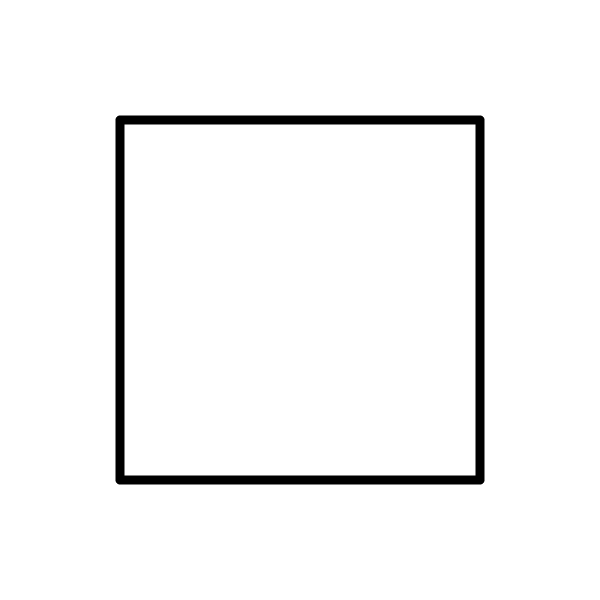
#> input picture img/square_bg.png, 1200 x 1200 px (shown at 1/2 size)
$ python stack_image.py
#> lines starting #> are read from the running program, lines starting #| are printed output that depends on the picture
from PIL import Image

square_image = Image.open('img/square_bg.png')
#> square_image is the input picture: PIL image 1200x1200 RGBA; mean R, G, B, A 0, 0, 0, 9.2
circle_image = Image.open('img/circle_bg.png').convert('RGBA')
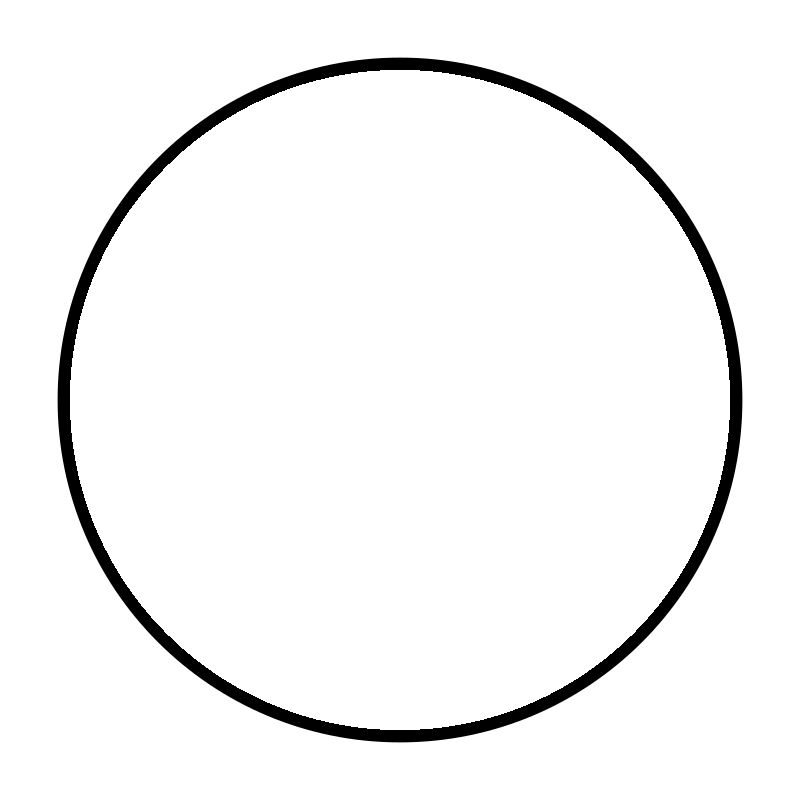
#> input picture img/circle_bg.png, 800 x 800 px
#> circle_image is the input picture: PIL image 800x800 RGBA; mean R, G, B, A 0, 0, 0, 10.3

# resize square image
square_image = square_image.resize((circle_image.width, circle_image.height))
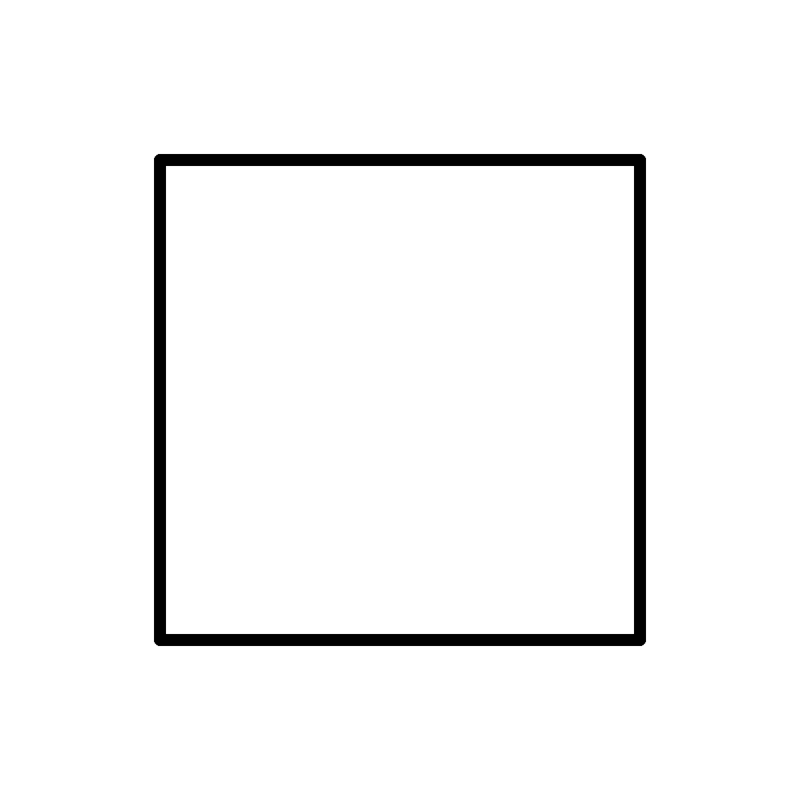
#> square_image: PIL image 800x800 RGBA; mean R, G, B, A 0, 0, 0, 9.2; transparent parts drawn white

# put square on the middle circle image
circle_image.paste(square_image, (0, 0), square_image)
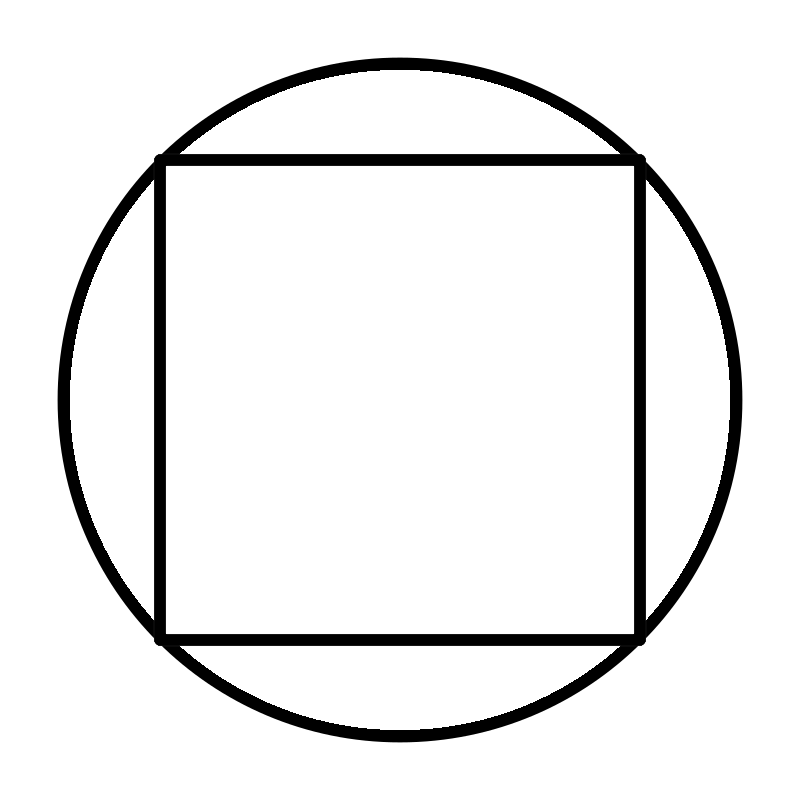
#> circle_image: PIL image 800x800 RGBA; mean R, G, B, A 0, 0, 0, 18.8; transparent parts drawn white

# save image
circle_image.save('img/circle+square.png')

# close images
circle_image.close()
square_image.close()
